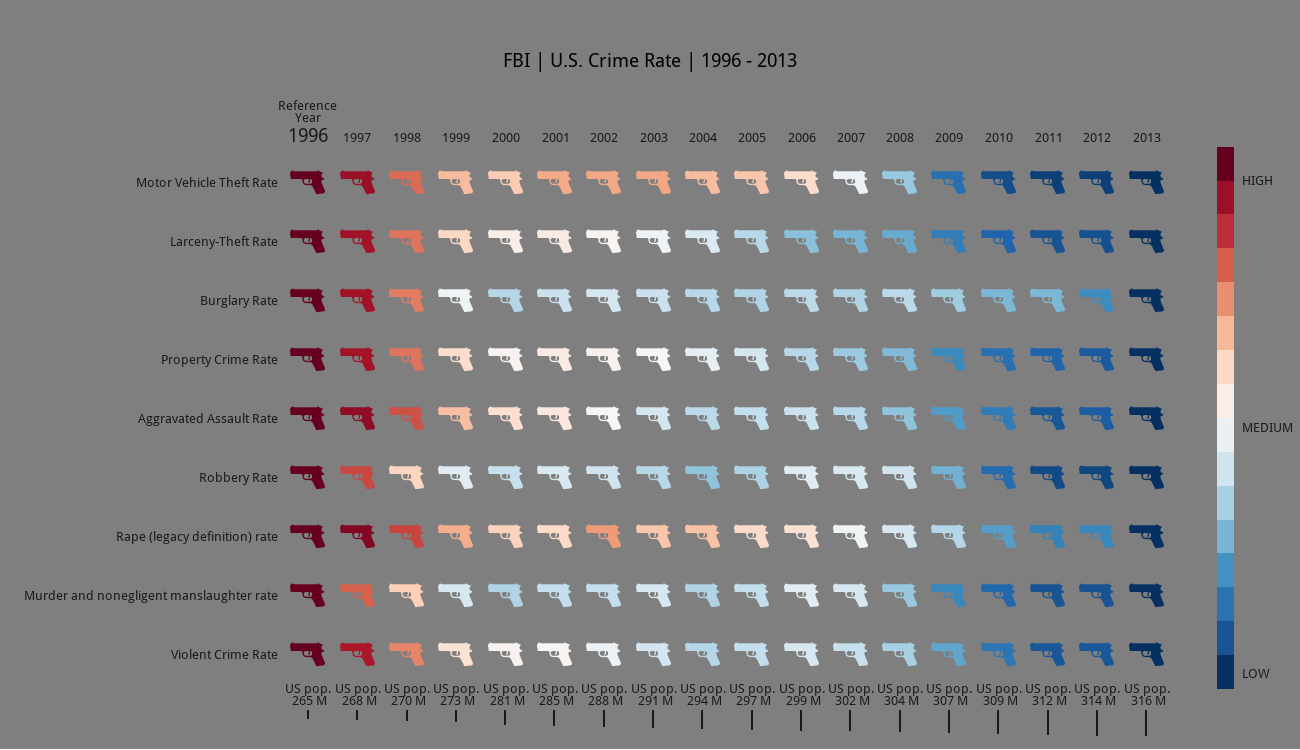

Generate this figure with R:
library(lattice)
library(RColorBrewer)
library(Quandl)
library(emojifont)

data <- Quandl("FBI/CRIME11")
str(data)

ind <- c(1,seq(4,20,2))
data.rate <- data[ind]
str(data.rate)

pt <- data.rate[,2:10]/unlist(rep(data.rate[18,2:10], each=18))

pt.m <- as.matrix(pt)
pt.m <- pt.m[sort(index(pt.m), decreasing=TRUE),]

year <- as.POSIXlt(data$Year)
year <- sort(year$year+1900)

pop <- data$Population
pop <- pop[order(index(pop), decreasing=TRUE)]

load.fontawesome()
list.emojifonts()

pop.format <- paste("US pop.\n",round(pop,-6)/1000000,"M",sep=" ")
pop.tck <- ((pop/100000000)-1.8)*6

colRmp <- colorRampPalette(c("#CD0000", "#EE7600", "#008B00"))(162)

colRmp <- colorRampPalette(brewer.pal(11,"RdBu"))(162)
colRmp <- colRmp[order(index(colRmp), decreasing=TRUE)]
colRmp_2 <- colRmp

pt.m.df <- as.data.frame(pt.m)
colRmp <- as.character(sapply(pt.m.df, function(x){ colRmp[round(161*((x-min(x))/(max(x)-min(x)))+1)] }))

bgcol = "gray50"
axiscol = "gray10"

axis.set=function(side,...){
  if(side == "left"){
    panel.axis(side = side, outside = TRUE, at = 1:9,
               tck = 0,
               text.col = axiscol,
               labels = colnames(pt.m))
  }else{
    if(side == "bottom"){
      panel.axis(side=side, outside=TRUE, at=1:18,
                 tck=pop.tck,
                 line.col=axiscol,
                 line.lwd=2,
                 text.col="transparent",
                 text.cex=0.8,
                 rot=0)
      panel.axis(side = side, outside = TRUE, at = 1:18,
                 tck = 3.5,
                 line.col = bgcol,
                 line.lwd = 2,
                 text.col= axiscol,
                 labels = pop.format,
                 text.cex = 0.8,
                 rot = 0)
    }else{
      if(side == "top"){
        panel.axis(side=side, outside=TRUE, at=1:18,
                   tck=0,
                   text.col = axiscol,
                   labels=year,
                   text.cex=c(1.2,rep(0.8,19)),
                   rot=0)
        panel.axis(side=side, outside=TRUE, at=1,
                   tck=3.5,
                   line.col="transparent",
                   text.col=axiscol,
                   labels="Reference\nYear",
                   rot=0)
      }else axis.default(side=side, ...)
    }
  }
}

load.emojifont()
list.emojifonts()

crime_rate <- levelplot(pt.m, aspect="iso", shrink = c(0.8, 0.8),
                        xlab=NULL, ylab=NULL,
                        main = "FBI | U.S. Crime Rate | 1996 - 2013",
                        axis=axis.set,
                        par.settings=list(axis.line=list(col="transparent"),
                                          background=list(col=bgcol),
                                          axis.components=list(bottom=list(pad1=-4.5, 
                                                                           pad2=1),
                                                               right=list(pad2=5),
                                                               left=list(pad2=2),
                                                               top=list(pad2=10))),
                        col.regions=colRmp_2,
                        colorkey = list(space="right", 
                                        labels = list(at=c(0.4, 0.7, 1), 
                                                      labels = c("LOW","MEDIUM","HIGH"), 
                                                      col=axiscol)),
                        panel = function(...){
                         panel.text(..., alpha = 1,
                                    col=colRmp,
                                    labels=emoji("gun"),
                                    fontfamily='OpenSansEmoji', srt = 0,
                                    cex = 2)
                        }
)

png("dataVis_007_v2.png", width=1300, height=750, units="px")
crime_rate
dev.off()
